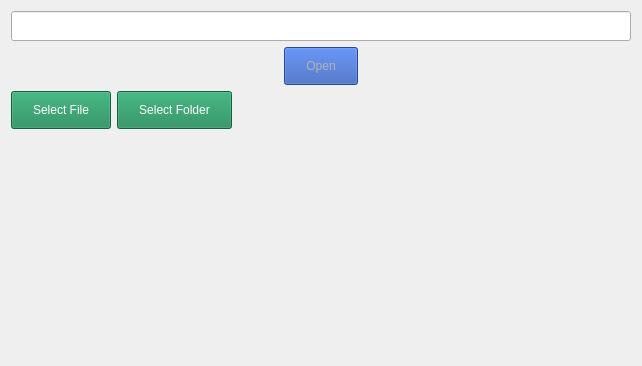
<?xml version="1.0" encoding="UTF-8"?>
<ui version="4.0">
 <class>Dialog</class>
 <widget class="QDialog" name="Dialog">
  <property name="geometry">
   <rect>
    <x>0</x>
    <y>0</y>
    <width>642</width>
    <height>366</height>
   </rect>
  </property>
  <property name="windowTitle">
   <string>Commands</string>
  </property>
  <layout class="QVBoxLayout" name="verticalLayout">
   <item>
    <widget class="QLineEdit" name="lineEdit">
     <property name="minimumSize">
      <size>
       <width>0</width>
       <height>30</height>
      </size>
     </property>
    </widget>
   </item>
   <item>
    <widget class="QDialogButtonBox" name="buttonBox_open">
     <property name="enabled">
      <bool>false</bool>
     </property>
     <property name="styleSheet">
      <string notr="true">QPushButton {
    padding-left: 21px; 
    padding-right: 21px;
    padding-top: 10.5px;   
    padding-bottom: 10.5px; 
	background-color: rgb(13, 110, 253);
	color: rgb(255, 255, 255);
}
QPushButton:disabled{
	background-color: rgb(43, 86, 180);
	color: rgb(178, 179, 180);
}
QPushButton:hover{
	background-color: rgb(11, 94, 215);
}</string>
     </property>
     <property name="orientation">
      <enum>Qt::Orientation::Horizontal</enum>
     </property>
     <property name="standardButtons">
      <set>QDialogButtonBox::StandardButton::Open</set>
     </property>
     <property name="centerButtons">
      <bool>true</bool>
     </property>
    </widget>
   </item>
   <item>
    <layout class="QHBoxLayout" name="horizontalLayout">
     <item>
      <widget class="QPushButton" name="pushButton_sel_file">
       <property name="styleSheet">
        <string notr="true">QPushButton {
    padding-left: 21px; 
    padding-right: 21px;
    padding-top: 10.5px;   
    padding-bottom: 10.5px;
	background-color: rgb(25, 135, 84);
	color: rgb(255, 255, 255);
 }
QPushButton:hover{
	background-color: rgb(21, 115, 71);
}</string>
       </property>
       <property name="text">
        <string>Select File</string>
       </property>
      </widget>
     </item>
     <item>
      <widget class="QPushButton" name="pushButton_sel_folder">
       <property name="styleSheet">
        <string notr="true">QPushButton {
    padding-left: 21px; 
    padding-right: 21px;
    padding-top: 10.5px;   
    padding-bottom: 10.5px;
	background-color: rgb(25, 135, 84);
	color: rgb(255, 255, 255);
 }
QPushButton:hover{
	background-color: rgb(21, 115, 71);
}</string>
       </property>
       <property name="text">
        <string>Select Folder</string>
       </property>
      </widget>
     </item>
     <item>
      <spacer name="horizontalSpacer">
       <property name="orientation">
        <enum>Qt::Orientation::Horizontal</enum>
       </property>
       <property name="sizeHint" stdset="0">
        <size>
         <width>40</width>
         <height>20</height>
        </size>
       </property>
      </spacer>
     </item>
    </layout>
   </item>
   <item>
    <spacer name="verticalSpacer">
     <property name="orientation">
      <enum>Qt::Orientation::Vertical</enum>
     </property>
     <property name="sizeHint" stdset="0">
      <size>
       <width>20</width>
       <height>40</height>
      </size>
     </property>
    </spacer>
   </item>
  </layout>
 </widget>
 <resources/>
 <connections>
  <connection>
   <sender>buttonBox_open</sender>
   <signal>accepted()</signal>
   <receiver>Dialog</receiver>
   <slot>accept()</slot>
   <hints>
    <hint type="sourcelabel">
     <x>248</x>
     <y>254</y>
    </hint>
    <hint type="destinationlabel">
     <x>157</x>
     <y>274</y>
    </hint>
   </hints>
  </connection>
  <connection>
   <sender>buttonBox_open</sender>
   <signal>rejected()</signal>
   <receiver>Dialog</receiver>
   <slot>reject()</slot>
   <hints>
    <hint type="sourcelabel">
     <x>316</x>
     <y>260</y>
    </hint>
    <hint type="destinationlabel">
     <x>286</x>
     <y>274</y>
    </hint>
   </hints>
  </connection>
 </connections>
</ui>
